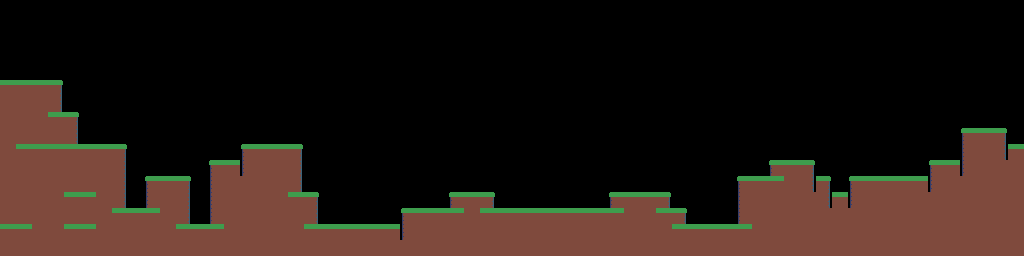

The image is a tile-based game level rendered from a .tmx file. Its description and source (layers, tilesets, objects; grid data summarised) follow:
An orthogonal 64x16 tile map with 16x16 px tiles, 1 tile layer (Tile 1).

<map version="1.2" orientation="orthogonal" renderorder="right-down" width="64" height="16" tilewidth="16" tileheight="16" nextobjectid="1">
  <properties>
    <property name="sw4" value="1" />
    <property name="sw3" value="6" />
    <property name="sw2" value="5" />
    <property name="sw1" value="4" />
    <property name="sw5" value="2" />
    <property name="sw6" value="3" />
  </properties>
  <tileset firstgid="1" name="tileset" columns="3" tilecount="9" tileheight="16" tilewidth="16">
    <image source="tileset.png" width="48" height="48" />
    <terraintypes>
      <terrain name="platforms " tile="0" />
      <terrain name="platforms" tile="4" />
    </terraintypes>
    <tile id="0" terrain="-1,-1,-1,0" />
    <tile id="3" terrain="-1,0,-1,0" />
    <tile id="1" terrain="-1,-1,0,0" />
    <tile id="2" terrain="-1,-1,0,-1" />
    <tile id="5" terrain="0,-1,0,-1" />
    <tile id="4" terrain="0,0,0,0" />
  </tileset>
  <layer name="Tile 1" width="64" height="16">
    <data>[1024 cells, 320 non-empty, 6 distinct tile ids]</data>
  </layer>
</map>